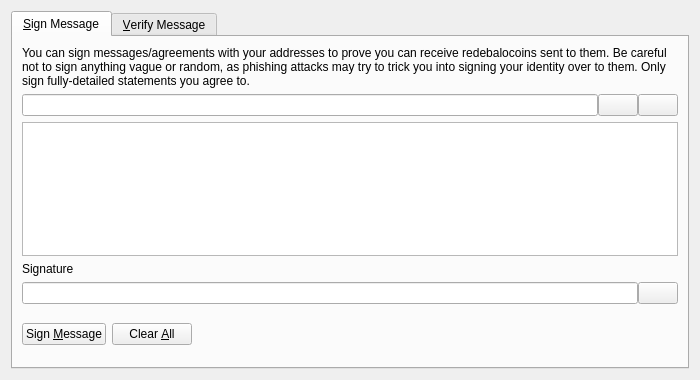
<?xml version="1.0" encoding="UTF-8"?>
<ui version="4.0">
 <class>SignVerifyMessageDialog</class>
 <widget class="QDialog" name="SignVerifyMessageDialog">
  <property name="geometry">
   <rect>
    <x>0</x>
    <y>0</y>
    <width>700</width>
    <height>380</height>
   </rect>
  </property>
  <property name="windowTitle">
   <string>Signatures - Sign / Verify a Message</string>
  </property>
  <property name="modal">
   <bool>true</bool>
  </property>
  <layout class="QVBoxLayout" name="verticalLayout">
   <item>
    <widget class="QTabWidget" name="tabWidget">
     <property name="currentIndex">
      <number>0</number>
     </property>
     <widget class="QWidget" name="tabSignMessage">
      <attribute name="title">
       <string>&amp;Sign Message</string>
      </attribute>
      <layout class="QVBoxLayout" name="verticalLayout_SM">
       <item>
        <widget class="QLabel" name="infoLabel_SM">
         <property name="text">
          <string>You can sign messages/agreements with your addresses to prove you can receive redebalocoins sent to them. Be careful not to sign anything vague or random, as phishing attacks may try to trick you into signing your identity over to them. Only sign fully-detailed statements you agree to.</string>
         </property>
         <property name="textFormat">
          <enum>Qt::PlainText</enum>
         </property>
         <property name="wordWrap">
          <bool>true</bool>
         </property>
        </widget>
       </item>
       <item>
        <layout class="QHBoxLayout" name="horizontalLayout_1_SM">
         <property name="spacing">
          <number>0</number>
         </property>
         <item>
          <widget class="QValidatedLineEdit" name="addressIn_SM">
           <property name="toolTip">
            <string>The Redebalocoin address to sign the message with</string>
           </property>
          </widget>
         </item>
         <item>
          <widget class="QPushButton" name="addressBookButton_SM">
           <property name="toolTip">
            <string>Choose previously used address</string>
           </property>
           <property name="text">
            <string/>
           </property>
           <property name="icon">
            <iconset resource="../bitcoin.qrc">
             <normaloff>:/icons/address-book</normaloff>:/icons/address-book</iconset>
           </property>
           <property name="shortcut">
            <string>Alt+A</string>
           </property>
           <property name="autoDefault">
            <bool>false</bool>
           </property>
          </widget>
         </item>
         <item>
          <widget class="QPushButton" name="pasteButton_SM">
           <property name="toolTip">
            <string>Paste address from clipboard</string>
           </property>
           <property name="text">
            <string/>
           </property>
           <property name="icon">
            <iconset resource="../bitcoin.qrc">
             <normaloff>:/icons/editpaste</normaloff>:/icons/editpaste</iconset>
           </property>
           <property name="shortcut">
            <string>Alt+P</string>
           </property>
           <property name="autoDefault">
            <bool>false</bool>
           </property>
          </widget>
         </item>
        </layout>
       </item>
       <item>
        <widget class="QPlainTextEdit" name="messageIn_SM">
         <property name="toolTip">
          <string>Enter the message you want to sign here</string>
         </property>
        </widget>
       </item>
       <item>
        <widget class="QLabel" name="signatureLabel_SM">
         <property name="text">
          <string>Signature</string>
         </property>
         <property name="textFormat">
          <enum>Qt::PlainText</enum>
         </property>
        </widget>
       </item>
       <item>
        <layout class="QHBoxLayout" name="horizontalLayout_2_SM">
         <property name="spacing">
          <number>0</number>
         </property>
         <item>
          <widget class="QLineEdit" name="signatureOut_SM">
           <property name="font">
            <font>
             <italic>true</italic>
            </font>
           </property>
           <property name="readOnly">
            <bool>true</bool>
           </property>
          </widget>
         </item>
         <item>
          <widget class="QPushButton" name="copySignatureButton_SM">
           <property name="toolTip">
            <string>Copy the current signature to the system clipboard</string>
           </property>
           <property name="text">
            <string/>
           </property>
           <property name="icon">
            <iconset resource="../bitcoin.qrc">
             <normaloff>:/icons/editcopy</normaloff>:/icons/editcopy</iconset>
           </property>
           <property name="autoDefault">
            <bool>false</bool>
           </property>
          </widget>
         </item>
        </layout>
       </item>
       <item>
        <layout class="QHBoxLayout" name="horizontalLayout_3_SM">
         <item>
          <widget class="QPushButton" name="signMessageButton_SM">
           <property name="toolTip">
            <string>Sign the message to prove you own this Redebalocoin address</string>
           </property>
           <property name="text">
            <string>Sign &amp;Message</string>
           </property>
           <property name="icon">
            <iconset resource="../bitcoin.qrc">
             <normaloff>:/icons/edit</normaloff>:/icons/edit</iconset>
           </property>
           <property name="autoDefault">
            <bool>false</bool>
           </property>
          </widget>
         </item>
         <item>
          <widget class="QPushButton" name="clearButton_SM">
           <property name="toolTip">
            <string>Reset all sign message fields</string>
           </property>
           <property name="text">
            <string>Clear &amp;All</string>
           </property>
           <property name="icon">
            <iconset resource="../bitcoin.qrc">
             <normaloff>:/icons/remove</normaloff>:/icons/remove</iconset>
           </property>
           <property name="autoDefault">
            <bool>false</bool>
           </property>
          </widget>
         </item>
         <item>
          <spacer name="horizontalSpacer_1_SM">
           <property name="orientation">
            <enum>Qt::Horizontal</enum>
           </property>
           <property name="sizeHint" stdset="0">
            <size>
             <width>40</width>
             <height>48</height>
            </size>
           </property>
          </spacer>
         </item>
         <item>
          <widget class="QLabel" name="statusLabel_SM">
           <property name="font">
            <font>
             <weight>75</weight>
             <bold>true</bold>
            </font>
           </property>
           <property name="text">
            <string/>
           </property>
           <property name="wordWrap">
            <bool>true</bool>
           </property>
          </widget>
         </item>
         <item>
          <spacer name="horizontalSpacer_2_SM">
           <property name="orientation">
            <enum>Qt::Horizontal</enum>
           </property>
           <property name="sizeHint" stdset="0">
            <size>
             <width>40</width>
             <height>48</height>
            </size>
           </property>
          </spacer>
         </item>
        </layout>
       </item>
      </layout>
     </widget>
     <widget class="QWidget" name="tabVerifyMessage">
      <attribute name="title">
       <string>&amp;Verify Message</string>
      </attribute>
      <layout class="QVBoxLayout" name="verticalLayout_VM">
       <item>
        <widget class="QLabel" name="infoLabel_VM">
         <property name="text">
          <string>Enter the receiver's address, message (ensure you copy line breaks, spaces, tabs, etc. exactly) and signature below to verify the message. Be careful not to read more into the signature than what is in the signed message itself, to avoid being tricked by a man-in-the-middle attack. Note that this only proves the signing party receives with the address, it cannot prove sendership of any transaction!</string>
         </property>
         <property name="textFormat">
          <enum>Qt::PlainText</enum>
         </property>
         <property name="alignment">
          <set>Qt::AlignLeading|Qt::AlignLeft|Qt::AlignTop</set>
         </property>
         <property name="wordWrap">
          <bool>true</bool>
         </property>
        </widget>
       </item>
       <item>
        <layout class="QHBoxLayout" name="horizontalLayout_1_VM">
         <property name="spacing">
          <number>0</number>
         </property>
         <item>
          <widget class="QValidatedLineEdit" name="addressIn_VM">
           <property name="toolTip">
            <string>The Redebalocoin address the message was signed with</string>
           </property>
          </widget>
         </item>
         <item>
          <widget class="QPushButton" name="addressBookButton_VM">
           <property name="toolTip">
            <string>Choose previously used address</string>
           </property>
           <property name="text">
            <string/>
           </property>
           <property name="icon">
            <iconset resource="../bitcoin.qrc">
             <normaloff>:/icons/address-book</normaloff>:/icons/address-book</iconset>
           </property>
           <property name="shortcut">
            <string>Alt+A</string>
           </property>
           <property name="autoDefault">
            <bool>false</bool>
           </property>
          </widget>
         </item>
        </layout>
       </item>
       <item>
        <widget class="QPlainTextEdit" name="messageIn_VM"/>
       </item>
       <item>
        <widget class="QValidatedLineEdit" name="signatureIn_VM"/>
       </item>
       <item>
        <layout class="QHBoxLayout" name="horizontalLayout_2_VM">
         <item>
          <widget class="QPushButton" name="verifyMessageButton_VM">
           <property name="toolTip">
            <string>Verify the message to ensure it was signed with the specified Redebalocoin address</string>
           </property>
           <property name="text">
            <string>Verify &amp;Message</string>
           </property>
           <property name="icon">
            <iconset resource="../bitcoin.qrc">
             <normaloff>:/icons/transaction_0</normaloff>:/icons/transaction_0</iconset>
           </property>
           <property name="autoDefault">
            <bool>false</bool>
           </property>
          </widget>
         </item>
         <item>
          <widget class="QPushButton" name="clearButton_VM">
           <property name="toolTip">
            <string>Reset all verify message fields</string>
           </property>
           <property name="text">
            <string>Clear &amp;All</string>
           </property>
           <property name="icon">
            <iconset resource="../bitcoin.qrc">
             <normaloff>:/icons/remove</normaloff>:/icons/remove</iconset>
           </property>
           <property name="autoDefault">
            <bool>false</bool>
           </property>
          </widget>
         </item>
         <item>
          <spacer name="horizontalSpacer_1_VM">
           <property name="orientation">
            <enum>Qt::Horizontal</enum>
           </property>
           <property name="sizeHint" stdset="0">
            <size>
             <width>40</width>
             <height>48</height>
            </size>
           </property>
          </spacer>
         </item>
         <item>
          <widget class="QLabel" name="statusLabel_VM">
           <property name="font">
            <font>
             <weight>75</weight>
             <bold>true</bold>
            </font>
           </property>
           <property name="text">
            <string/>
           </property>
           <property name="wordWrap">
            <bool>true</bool>
           </property>
          </widget>
         </item>
         <item>
          <spacer name="horizontalSpacer_2_VM">
           <property name="orientation">
            <enum>Qt::Horizontal</enum>
           </property>
           <property name="sizeHint" stdset="0">
            <size>
             <width>40</width>
             <height>48</height>
            </size>
           </property>
          </spacer>
         </item>
        </layout>
       </item>
      </layout>
     </widget>
    </widget>
   </item>
  </layout>
 </widget>
 <customwidgets>
  <customwidget>
   <class>QValidatedLineEdit</class>
   <extends>QLineEdit</extends>
   <header>qt/qvalidatedlineedit.h</header>
  </customwidget>
 </customwidgets>
 <resources>
  <include location="../bitcoin.qrc"/>
 </resources>
 <connections/>
</ui>
